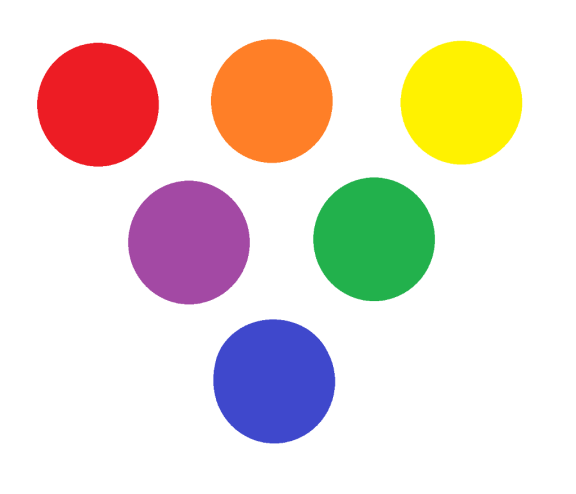
#> input picture circles.png, 576 x 494 px
$ python deteksi_color.py
#> lines starting #> are read from the running program, lines starting #| are printed output that depends on the picture; after the words box and inside, x2 and y2 are one past the last pixel; in counts of white or black regions, pixels touching at a corner belong together
import cv2
import numpy as np

img = cv2.imread('circles.png', 1)
#> img is the input picture: shape (494, 576, 3); mean B, G, R 213, 221.2, 233.2
hsv = cv2.cvtColor(img, cv2.COLOR_BGR2HSV)
#> hsv: shape (494, 576, 3); mean H, S, V 23.7, 50.6, 245.1

#mendeteksi warna biru

lower_range = np.array([110, 100, 100], dtype=np.uint8)
upper_range = np.array([130, 255, 255], dtype=np.uint8)
mask = cv2.inRange(hsv, lower_range, upper_range)
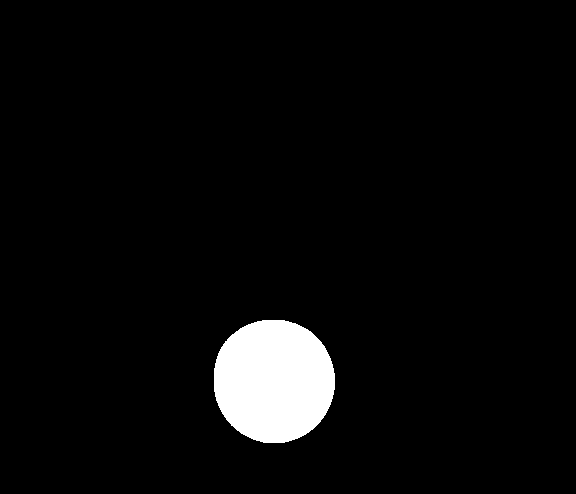
#> mask: shape (494, 576); 4.2% white; 1 white region, box (x1, y1, x2, y2) and area: (214, 320, 335, 443) 11894

cv2.imshow('mask',mask)
cv2.imshow('image', img)

while(1):
	k = cv2.waitKey(0)
#> (key Esc is pressed here)
	if(k == 27):
		break

cv2.destroyAllWindows()
